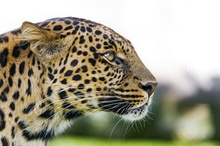
%> input picture HW3/HW3_MATLAB/Leopard.jpg, 220 x 146 px, shrunk from 640 x 426 before the run
$ octave testtest.m   (GNU Octave 9; MATLAB toolbox functions it lacks are replaced by stand-ins)
%> lines starting %> are read from the running program, lines starting %| are printed output that depends on the picture
clear all

input_image = rgb2gray(imread('Leopard.jpg'));
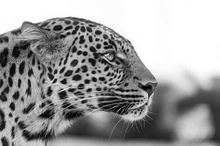
%> input_image: size 146x220 uint8; min 0, max 255, mean 157.4
m_mask = 3;
height = 3;
width = 3;
sigma = 5;

%% zero
[m n] = size(input_image);
%> m = 146; n = 220
long = [zeros(m_mask,n) ; input_image ; zeros(m_mask,n)];
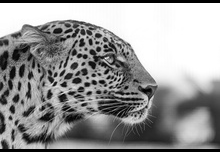
%> long: size 152x220 uint8; min 0, max 255, mean 151.2
[p q] = size(long);
%> p = 152; q = 220
side = zeros(p,m_mask);
padded_input_image = [side long side];
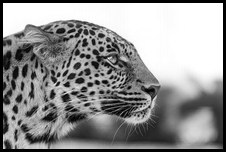
%> padded_input_image: size 152x226 uint8; min 0, max 255, mean 147.2
figure
imshow(padded_input_image)

%% implement your Gaussian filter here
filter = ones(height, width);

for i = -fix(height/2) : 1 : fix(height/2)
    for j = -fix(width/2) : 1 : fix(width/2)
        filter(i + ceil(height/2),j + ceil(width/2)) = exp(-(i*i + j*j)/(2 * sigma * sigma));
        % +ceil(height/2) because matrix start from 1
    end
end

filter = filter / sum(filter(:));

%% Conv2
[filterHeight, filterWidth] = size(filter);
[paddedHeight, paddedWidth] = size(padded_input_image);
%> paddedHeight = 152; paddedWidth = 226

% define fiter zone, make sure filter doesn't start from edge
startHeight = filterHeight;
startWidth = filterWidth;
endHeight = paddedHeight - filterHeight;
%> endHeight = 149
endWidth = paddedWidth - filterWidth;
%> endWidth = 223

output_img = padded_input_image;

for i = startHeight : endHeight
    for j = startWidth : endWidth
        sum = 0;
        for p = -floor(filterHeight/2) : floor(filterHeight/2)
            for q = -floor(filterWidth/2) : floor(filterWidth/2)
                sum = sum + filter(floor(filterHeight/2) + 1 + p , floor(filterWidth/2) + 1 + q) * padded_input_image(i+p, j+q);
            end
        end
        output_img(i,j) = sum;
    end
end
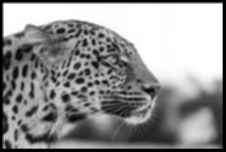
%> output_img: size 152x226 uint8; min 0, max 255, mean 146.6

figure
imshow(output_img);
